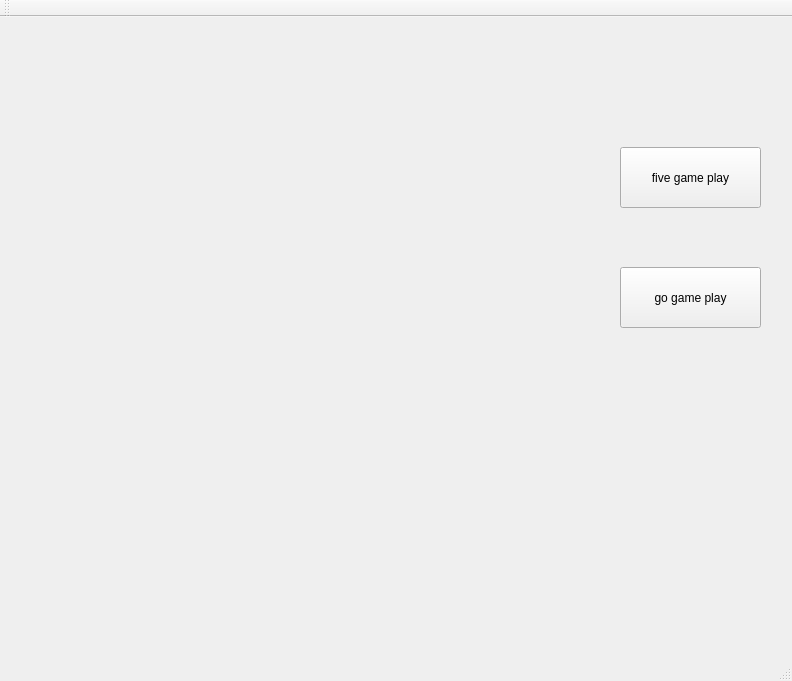
<?xml version="1.0" encoding="UTF-8"?>
<ui version="4.0">
 <class>MainWindow</class>
 <widget class="QMainWindow" name="MainWindow">
  <property name="geometry">
   <rect>
    <x>0</x>
    <y>0</y>
    <width>792</width>
    <height>681</height>
   </rect>
  </property>
  <property name="windowTitle">
   <string>MainWindow</string>
  </property>
  <widget class="QWidget" name="centralWidget">
   <widget class="QPushButton" name="pushFive">
    <property name="geometry">
     <rect>
      <x>620</x>
      <y>130</y>
      <width>141</width>
      <height>61</height>
     </rect>
    </property>
    <property name="text">
     <string>five game play</string>
    </property>
   </widget>
   <widget class="myWidget" name="widget" native="true">
    <property name="geometry">
     <rect>
      <x>30</x>
      <y>30</y>
      <width>570</width>
      <height>570</height>
     </rect>
    </property>
    <property name="styleSheet">
     <string notr="true"/>
    </property>
   </widget>
   <widget class="QPushButton" name="pushGo">
    <property name="geometry">
     <rect>
      <x>620</x>
      <y>250</y>
      <width>141</width>
      <height>61</height>
     </rect>
    </property>
    <property name="text">
     <string>go game play</string>
    </property>
   </widget>
  </widget>
  <widget class="QToolBar" name="mainToolBar">
   <attribute name="toolBarArea">
    <enum>TopToolBarArea</enum>
   </attribute>
   <attribute name="toolBarBreak">
    <bool>false</bool>
   </attribute>
  </widget>
  <widget class="QStatusBar" name="statusBar"/>
  <widget class="Chess" name="menuBar">
   <property name="geometry">
    <rect>
     <x>0</x>
     <y>0</y>
     <width>792</width>
     <height>23</height>
    </rect>
   </property>
  </widget>
 </widget>
 <layoutdefault spacing="6" margin="11"/>
 <customwidgets>
  <customwidget>
   <class>Chess</class>
   <extends>QMenuBar</extends>
   <header>chess.h</header>
  </customwidget>
  <customwidget>
   <class>myWidget</class>
   <extends>QWidget</extends>
   <header location="global">mywidget.h</header>
   <container>1</container>
  </customwidget>
 </customwidgets>
 <resources/>
 <connections/>
</ui>
